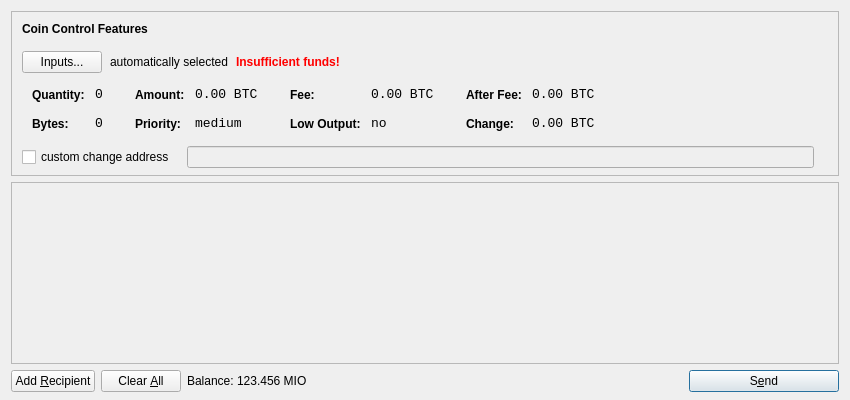
<?xml version="1.0" encoding="UTF-8"?>
<ui version="4.0">
 <class>SendCoinsDialog</class>
 <widget class="QDialog" name="SendCoinsDialog">
  <property name="geometry">
   <rect>
    <x>0</x>
    <y>0</y>
    <width>850</width>
    <height>400</height>
   </rect>
  </property>
  <property name="windowTitle">
   <string>Send Coins</string>
  </property>
  <layout class="QVBoxLayout" name="verticalLayout" stretch="0,1,0">
   <property name="bottomMargin">
    <number>8</number>
   </property>
   <item>
    <widget class="QFrame" name="frameCoinControl">
     <property name="sizePolicy">
      <sizepolicy hsizetype="Expanding" vsizetype="Expanding">
       <horstretch>0</horstretch>
       <verstretch>0</verstretch>
      </sizepolicy>
     </property>
     <property name="maximumSize">
      <size>
       <width>16777215</width>
       <height>16777215</height>
      </size>
     </property>
     <property name="frameShape">
      <enum>QFrame::StyledPanel</enum>
     </property>
     <property name="frameShadow">
      <enum>QFrame::Sunken</enum>
     </property>
     <layout class="QVBoxLayout" name="verticalLayoutCoinControl2">
      <property name="spacing">
       <number>-1</number>
      </property>
      <property name="leftMargin">
       <number>0</number>
      </property>
      <property name="topMargin">
       <number>0</number>
      </property>
      <property name="rightMargin">
       <number>0</number>
      </property>
      <property name="bottomMargin">
       <number>6</number>
      </property>
      <item>
       <layout class="QVBoxLayout" name="verticalLayoutCoinControl" stretch="0,0,0,0,1">
        <property name="spacing">
         <number>0</number>
        </property>
        <property name="leftMargin">
         <number>10</number>
        </property>
        <property name="topMargin">
         <number>10</number>
        </property>
        <item>
         <layout class="QHBoxLayout" name="horizontalLayoutCoinControl1">
          <property name="bottomMargin">
           <number>15</number>
          </property>
          <item>
           <widget class="QLabel" name="labelCoinControlFeatures">
            <property name="sizePolicy">
             <sizepolicy hsizetype="Preferred" vsizetype="Maximum">
              <horstretch>0</horstretch>
              <verstretch>0</verstretch>
             </sizepolicy>
            </property>
            <property name="font">
             <font>
              <weight>75</weight>
              <bold>true</bold>
             </font>
            </property>
            <property name="styleSheet">
             <string notr="true">font-weight:bold;</string>
            </property>
            <property name="text">
             <string>Coin Control Features</string>
            </property>
           </widget>
          </item>
         </layout>
        </item>
        <item>
         <layout class="QHBoxLayout" name="horizontalLayoutCoinControl2" stretch="0,0,0,0">
          <property name="spacing">
           <number>8</number>
          </property>
          <property name="bottomMargin">
           <number>10</number>
          </property>
          <item>
           <widget class="QPushButton" name="pushButtonCoinControl">
            <property name="styleSheet">
             <string notr="true"/>
            </property>
            <property name="text">
             <string>Inputs...</string>
            </property>
           </widget>
          </item>
          <item>
           <widget class="QLabel" name="labelCoinControlAutomaticallySelected">
            <property name="text">
             <string>automatically selected</string>
            </property>
            <property name="margin">
             <number>5</number>
            </property>
           </widget>
          </item>
          <item>
           <widget class="QLabel" name="labelCoinControlInsuffFunds">
            <property name="font">
             <font>
              <weight>75</weight>
              <bold>true</bold>
             </font>
            </property>
            <property name="styleSheet">
             <string notr="true">color:red;font-weight:bold;</string>
            </property>
            <property name="text">
             <string>Insufficient funds!</string>
            </property>
            <property name="margin">
             <number>5</number>
            </property>
           </widget>
          </item>
          <item>
           <spacer name="horizontalSpacerCoinControl">
            <property name="orientation">
             <enum>Qt::Horizontal</enum>
            </property>
            <property name="sizeHint" stdset="0">
             <size>
              <width>40</width>
              <height>1</height>
             </size>
            </property>
           </spacer>
          </item>
         </layout>
        </item>
        <item>
         <widget class="QWidget" name="widgetCoinControl" native="true">
          <property name="sizePolicy">
           <sizepolicy hsizetype="Preferred" vsizetype="Preferred">
            <horstretch>0</horstretch>
            <verstretch>0</verstretch>
           </sizepolicy>
          </property>
          <property name="minimumSize">
           <size>
            <width>0</width>
            <height>0</height>
           </size>
          </property>
          <property name="styleSheet">
           <string notr="true"/>
          </property>
          <layout class="QHBoxLayout" name="horizontalLayoutCoinControl5">
           <property name="margin">
            <number>0</number>
           </property>
           <item>
            <layout class="QHBoxLayout" name="horizontalLayoutCoinControl3" stretch="0,0,0,1">
             <property name="spacing">
              <number>20</number>
             </property>
             <property name="topMargin">
              <number>0</number>
             </property>
             <property name="bottomMargin">
              <number>10</number>
             </property>
             <item>
              <layout class="QFormLayout" name="formLayoutCoinControl1">
               <property name="horizontalSpacing">
                <number>10</number>
               </property>
               <property name="verticalSpacing">
                <number>14</number>
               </property>
               <property name="leftMargin">
                <number>10</number>
               </property>
               <property name="topMargin">
                <number>4</number>
               </property>
               <property name="rightMargin">
                <number>6</number>
               </property>
               <item row="0" column="0">
                <widget class="QLabel" name="labelCoinControlQuantityText">
                 <property name="styleSheet">
                  <string notr="true">font-weight:bold;</string>
                 </property>
                 <property name="text">
                  <string>Quantity:</string>
                 </property>
                 <property name="margin">
                  <number>0</number>
                 </property>
                </widget>
               </item>
               <item row="0" column="1">
                <widget class="QLabel" name="labelCoinControlQuantity">
                 <property name="font">
                  <font>
                   <family>Monospace</family>
                   <pointsize>10</pointsize>
                  </font>
                 </property>
                 <property name="cursor">
                  <cursorShape>IBeamCursor</cursorShape>
                 </property>
                 <property name="contextMenuPolicy">
                  <enum>Qt::ActionsContextMenu</enum>
                 </property>
                 <property name="text">
                  <string notr="true">0</string>
                 </property>
                 <property name="margin">
                  <number>0</number>
                 </property>
                 <property name="textInteractionFlags">
                  <set>Qt::LinksAccessibleByMouse|Qt::TextSelectableByKeyboard|Qt::TextSelectableByMouse</set>
                 </property>
                </widget>
               </item>
               <item row="1" column="0">
                <widget class="QLabel" name="labelCoinControlBytesText">
                 <property name="styleSheet">
                  <string notr="true">font-weight:bold;</string>
                 </property>
                 <property name="text">
                  <string>Bytes:</string>
                 </property>
                </widget>
               </item>
               <item row="1" column="1">
                <widget class="QLabel" name="labelCoinControlBytes">
                 <property name="font">
                  <font>
                   <family>Monospace</family>
                   <pointsize>10</pointsize>
                  </font>
                 </property>
                 <property name="cursor">
                  <cursorShape>IBeamCursor</cursorShape>
                 </property>
                 <property name="contextMenuPolicy">
                  <enum>Qt::ActionsContextMenu</enum>
                 </property>
                 <property name="text">
                  <string notr="true">0</string>
                 </property>
                 <property name="textInteractionFlags">
                  <set>Qt::LinksAccessibleByMouse|Qt::TextSelectableByKeyboard|Qt::TextSelectableByMouse</set>
                 </property>
                </widget>
               </item>
              </layout>
             </item>
             <item>
              <layout class="QFormLayout" name="formLayoutCoinControl2">
               <property name="horizontalSpacing">
                <number>10</number>
               </property>
               <property name="verticalSpacing">
                <number>14</number>
               </property>
               <property name="leftMargin">
                <number>6</number>
               </property>
               <property name="topMargin">
                <number>4</number>
               </property>
               <property name="rightMargin">
                <number>6</number>
               </property>
               <item row="0" column="0">
                <widget class="QLabel" name="labelCoinControlAmountText">
                 <property name="styleSheet">
                  <string notr="true">font-weight:bold;</string>
                 </property>
                 <property name="text">
                  <string>Amount:</string>
                 </property>
                 <property name="margin">
                  <number>0</number>
                 </property>
                </widget>
               </item>
               <item row="0" column="1">
                <widget class="QLabel" name="labelCoinControlAmount">
                 <property name="font">
                  <font>
                   <family>Monospace</family>
                   <pointsize>10</pointsize>
                  </font>
                 </property>
                 <property name="cursor">
                  <cursorShape>IBeamCursor</cursorShape>
                 </property>
                 <property name="contextMenuPolicy">
                  <enum>Qt::ActionsContextMenu</enum>
                 </property>
                 <property name="text">
                  <string notr="true">0.00 BTC</string>
                 </property>
                 <property name="textInteractionFlags">
                  <set>Qt::LinksAccessibleByMouse|Qt::TextSelectableByKeyboard|Qt::TextSelectableByMouse</set>
                 </property>
                </widget>
               </item>
               <item row="1" column="0">
                <widget class="QLabel" name="labelCoinControlPriorityText">
                 <property name="styleSheet">
                  <string notr="true">font-weight:bold;</string>
                 </property>
                 <property name="text">
                  <string>Priority:</string>
                 </property>
                </widget>
               </item>
               <item row="1" column="1">
                <widget class="QLabel" name="labelCoinControlPriority">
                 <property name="font">
                  <font>
                   <family>Monospace</family>
                   <pointsize>10</pointsize>
                  </font>
                 </property>
                 <property name="cursor">
                  <cursorShape>IBeamCursor</cursorShape>
                 </property>
                 <property name="contextMenuPolicy">
                  <enum>Qt::ActionsContextMenu</enum>
                 </property>
                 <property name="text">
                  <string>medium</string>
                 </property>
                 <property name="textInteractionFlags">
                  <set>Qt::LinksAccessibleByMouse|Qt::TextSelectableByKeyboard|Qt::TextSelectableByMouse</set>
                 </property>
                </widget>
               </item>
              </layout>
             </item>
             <item>
              <layout class="QFormLayout" name="formLayoutCoinControl3">
               <property name="horizontalSpacing">
                <number>10</number>
               </property>
               <property name="verticalSpacing">
                <number>14</number>
               </property>
               <property name="leftMargin">
                <number>6</number>
               </property>
               <property name="topMargin">
                <number>4</number>
               </property>
               <property name="rightMargin">
                <number>6</number>
               </property>
               <item row="0" column="0">
                <widget class="QLabel" name="labelCoinControlFeeText">
                 <property name="styleSheet">
                  <string notr="true">font-weight:bold;</string>
                 </property>
                 <property name="text">
                  <string>Fee:</string>
                 </property>
                 <property name="margin">
                  <number>0</number>
                 </property>
                </widget>
               </item>
               <item row="0" column="1">
                <widget class="QLabel" name="labelCoinControlFee">
                 <property name="font">
                  <font>
                   <family>Monospace</family>
                   <pointsize>10</pointsize>
                  </font>
                 </property>
                 <property name="cursor">
                  <cursorShape>IBeamCursor</cursorShape>
                 </property>
                 <property name="contextMenuPolicy">
                  <enum>Qt::ActionsContextMenu</enum>
                 </property>
                 <property name="text">
                  <string notr="true">0.00 BTC</string>
                 </property>
                 <property name="textInteractionFlags">
                  <set>Qt::LinksAccessibleByMouse|Qt::TextSelectableByKeyboard|Qt::TextSelectableByMouse</set>
                 </property>
                </widget>
               </item>
               <item row="1" column="0">
                <widget class="QLabel" name="labelCoinControlLowOutputText">
                 <property name="styleSheet">
                  <string notr="true">font-weight:bold;</string>
                 </property>
                 <property name="text">
                  <string>Low Output:</string>
                 </property>
                </widget>
               </item>
               <item row="1" column="1">
                <widget class="QLabel" name="labelCoinControlLowOutput">
                 <property name="font">
                  <font>
                   <family>Monospace</family>
                   <pointsize>10</pointsize>
                  </font>
                 </property>
                 <property name="cursor">
                  <cursorShape>IBeamCursor</cursorShape>
                 </property>
                 <property name="contextMenuPolicy">
                  <enum>Qt::ActionsContextMenu</enum>
                 </property>
                 <property name="text">
                  <string>no</string>
                 </property>
                 <property name="textInteractionFlags">
                  <set>Qt::LinksAccessibleByMouse|Qt::TextSelectableByKeyboard|Qt::TextSelectableByMouse</set>
                 </property>
                </widget>
               </item>
              </layout>
             </item>
             <item>
              <layout class="QFormLayout" name="formLayoutCoinControl4">
               <property name="horizontalSpacing">
                <number>10</number>
               </property>
               <property name="verticalSpacing">
                <number>14</number>
               </property>
               <property name="leftMargin">
                <number>6</number>
               </property>
               <property name="topMargin">
                <number>4</number>
               </property>
               <property name="rightMargin">
                <number>6</number>
               </property>
               <item row="0" column="0">
                <widget class="QLabel" name="labelCoinControlAfterFeeText">
                 <property name="styleSheet">
                  <string notr="true">font-weight:bold;</string>
                 </property>
                 <property name="text">
                  <string>After Fee:</string>
                 </property>
                 <property name="margin">
                  <number>0</number>
                 </property>
                </widget>
               </item>
               <item row="0" column="1">
                <widget class="QLabel" name="labelCoinControlAfterFee">
                 <property name="font">
                  <font>
                   <family>Monospace</family>
                   <pointsize>10</pointsize>
                  </font>
                 </property>
                 <property name="cursor">
                  <cursorShape>IBeamCursor</cursorShape>
                 </property>
                 <property name="contextMenuPolicy">
                  <enum>Qt::ActionsContextMenu</enum>
                 </property>
                 <property name="text">
                  <string notr="true">0.00 BTC</string>
                 </property>
                 <property name="textInteractionFlags">
                  <set>Qt::LinksAccessibleByMouse|Qt::TextSelectableByKeyboard|Qt::TextSelectableByMouse</set>
                 </property>
                </widget>
               </item>
               <item row="1" column="0">
                <widget class="QLabel" name="labelCoinControlChangeText">
                 <property name="styleSheet">
                  <string notr="true">font-weight:bold;</string>
                 </property>
                 <property name="text">
                  <string>Change:</string>
                 </property>
                </widget>
               </item>
               <item row="1" column="1">
                <widget class="QLabel" name="labelCoinControlChange">
                 <property name="font">
                  <font>
                   <family>Monospace</family>
                   <pointsize>10</pointsize>
                  </font>
                 </property>
                 <property name="cursor">
                  <cursorShape>IBeamCursor</cursorShape>
                 </property>
                 <property name="contextMenuPolicy">
                  <enum>Qt::ActionsContextMenu</enum>
                 </property>
                 <property name="text">
                  <string notr="true">0.00 BTC</string>
                 </property>
                 <property name="textInteractionFlags">
                  <set>Qt::LinksAccessibleByMouse|Qt::TextSelectableByKeyboard|Qt::TextSelectableByMouse</set>
                 </property>
                </widget>
               </item>
              </layout>
             </item>
            </layout>
           </item>
          </layout>
         </widget>
        </item>
        <item>
         <layout class="QHBoxLayout" name="horizontalLayoutCoinControl4" stretch="0,0,0">
          <property name="spacing">
           <number>12</number>
          </property>
          <property name="sizeConstraint">
           <enum>QLayout::SetDefaultConstraint</enum>
          </property>
          <property name="topMargin">
           <number>5</number>
          </property>
          <property name="rightMargin">
           <number>5</number>
          </property>
          <item>
           <widget class="QCheckBox" name="checkBoxCoinControlChange">
            <property name="text">
             <string>custom change address</string>
            </property>
           </widget>
          </item>
          <item>
           <widget class="QLineEdit" name="lineEditCoinControlChange">
            <property name="enabled">
             <bool>false</bool>
            </property>
            <property name="sizePolicy">
             <sizepolicy hsizetype="Expanding" vsizetype="Fixed">
              <horstretch>0</horstretch>
              <verstretch>0</verstretch>
             </sizepolicy>
            </property>
           </widget>
          </item>
          <item>
           <widget class="QLabel" name="labelCoinControlChangeLabel">
            <property name="sizePolicy">
             <sizepolicy hsizetype="Preferred" vsizetype="Expanding">
              <horstretch>0</horstretch>
              <verstretch>0</verstretch>
             </sizepolicy>
            </property>
            <property name="minimumSize">
             <size>
              <width>0</width>
              <height>0</height>
             </size>
            </property>
            <property name="text">
             <string/>
            </property>
            <property name="margin">
             <number>3</number>
            </property>
           </widget>
          </item>
         </layout>
        </item>
        <item>
         <spacer name="verticalSpacerCoinControl">
          <property name="orientation">
           <enum>Qt::Vertical</enum>
          </property>
          <property name="sizeHint" stdset="0">
           <size>
            <width>800</width>
            <height>1</height>
           </size>
          </property>
         </spacer>
        </item>
       </layout>
      </item>
     </layout>
    </widget>
   </item>
   <item>
    <widget class="QScrollArea" name="scrollArea">
     <property name="widgetResizable">
      <bool>true</bool>
     </property>
     <widget class="QWidget" name="scrollAreaWidgetContents">
      <property name="geometry">
       <rect>
        <x>0</x>
        <y>0</y>
        <width>830</width>
        <height>165</height>
       </rect>
      </property>
      <layout class="QVBoxLayout" name="verticalLayout_2">
       <property name="margin">
        <number>0</number>
       </property>
       <item>
        <layout class="QVBoxLayout" name="entries">
         <property name="spacing">
          <number>6</number>
         </property>
        </layout>
       </item>
       <item>
        <spacer name="verticalSpacer">
         <property name="orientation">
          <enum>Qt::Vertical</enum>
         </property>
         <property name="sizeHint" stdset="0">
          <size>
           <width>20</width>
           <height>40</height>
          </size>
         </property>
        </spacer>
       </item>
      </layout>
     </widget>
    </widget>
   </item>
   <item>
    <layout class="QHBoxLayout" name="horizontalLayout">
     <item>
      <widget class="QPushButton" name="addButton">
       <property name="toolTip">
        <string>Send to multiple recipients at once</string>
       </property>
       <property name="text">
        <string>Add &amp;Recipient</string>
       </property>
       <property name="icon">
        <iconset resource="../bitcoin.qrc">
         <normaloff>:/icons/add</normaloff>:/icons/add</iconset>
       </property>
       <property name="autoDefault">
        <bool>false</bool>
       </property>
      </widget>
     </item>
     <item>
      <widget class="QPushButton" name="clearButton">
       <property name="sizePolicy">
        <sizepolicy hsizetype="Minimum" vsizetype="Fixed">
         <horstretch>0</horstretch>
         <verstretch>0</verstretch>
        </sizepolicy>
       </property>
       <property name="toolTip">
        <string>Remove all transaction fields</string>
       </property>
       <property name="text">
        <string>Clear &amp;All</string>
       </property>
       <property name="icon">
        <iconset resource="../bitcoin.qrc">
         <normaloff>:/icons/remove</normaloff>:/icons/remove</iconset>
       </property>
       <property name="autoRepeatDelay">
        <number>300</number>
       </property>
       <property name="autoDefault">
        <bool>false</bool>
       </property>
      </widget>
     </item>
     <item>
      <layout class="QHBoxLayout" name="horizontalLayout_2">
       <property name="spacing">
        <number>3</number>
       </property>
       <item>
        <widget class="QLabel" name="label">
         <property name="text">
          <string>Balance:</string>
         </property>
        </widget>
       </item>
       <item>
        <widget class="QLabel" name="labelBalance">
         <property name="cursor">
          <cursorShape>IBeamCursor</cursorShape>
         </property>
         <property name="text">
          <string>123.456 MIO</string>
         </property>
         <property name="textInteractionFlags">
          <set>Qt::LinksAccessibleByMouse|Qt::TextSelectableByKeyboard|Qt::TextSelectableByMouse</set>
         </property>
        </widget>
       </item>
      </layout>
     </item>
     <item>
      <spacer name="horizontalSpacer">
       <property name="orientation">
        <enum>Qt::Horizontal</enum>
       </property>
       <property name="sizeHint" stdset="0">
        <size>
         <width>40</width>
         <height>20</height>
        </size>
       </property>
      </spacer>
     </item>
     <item>
      <widget class="QPushButton" name="sendButton">
       <property name="minimumSize">
        <size>
         <width>150</width>
         <height>0</height>
        </size>
       </property>
       <property name="toolTip">
        <string>Confirm the send action</string>
       </property>
       <property name="text">
        <string>S&amp;end</string>
       </property>
       <property name="icon">
        <iconset resource="../bitcoin.qrc">
         <normaloff>:/icons/send</normaloff>:/icons/send</iconset>
       </property>
       <property name="default">
        <bool>true</bool>
       </property>
      </widget>
     </item>
    </layout>
   </item>
  </layout>
 </widget>
 <resources>
  <include location="../bitcoin.qrc"/>
 </resources>
 <connections/>
</ui>
